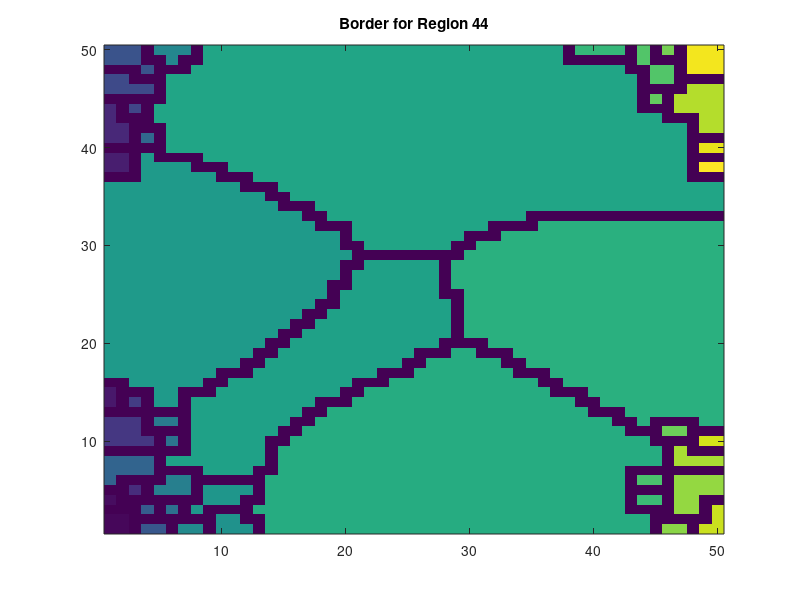

Write the MATLAB code that produced this figure.
function [rgn, rgn_lbls, borders, Amatr] = labelWShedBorders_imdilate(Ldata,exclusion_val,f_disp,ax) 
%lableWShedBorders_imdilate determines the pixel linear indices of each region of a labeled image, 
% the pixel linear indices for the borders of each region, and the adjacencies of each region.
%
% INPUTS:
%   Ldata  -- 2D matrix of labeled image data. Assumes boundaries are 
%             labeled 0 as for the output of watershed.  
%             defaults to abs(peaks(50))+randn(50)*.01.
%   exclusion_val -- value of 
%   f_disp -- flag indicator whether to plot. 
%             defaults to false, unless using default Ldata.
% OUTPUTS:
%   rgn         -- 1D cell array of vector lists of linear idx of all pixels for each region.
%   rgn_lbls    -- vector of region labels.
%   Lborders    -- 1D cell array of vector lists of linear idx of border pixels for each region. 
%   amatr       -- two-column matrix of region adjacencies.
%                  each row contains region lables of two adjacent regions.  
%
% Created by: Patrick Stokes
% Created on: 20171016 -- forked from version in wshed1
% Modified: 20190422 -- made faster by using regionprops to get pixelIdxList
%           20190214 -- cleaned up for toolbox
%           20171016 -- changed to return rgn 
%

%*************************
% Handle variable inputs *
%*************************
if nargin < 4
    ax = [];
end
if nargin < 3
    f_disp = [];
end
if nargin < 2
    exclusion_val = [];
end
if nargin < 1
    Ldata = [];
end

%************************
% Set default arguments *
%************************
if isempty(f_disp)
    f_disp = 0;
end
if isempty(Ldata)    
    N = 50;
    I = abs(peaks(N))+randn(N)*.01;
    Ldata = watershed(-I);
    f_disp = 1;
end
if f_disp > 0 && isempty(ax)
    fh = figure; 
    ax = axes(fh);
    imagesc(ax,Ldata);
    axis(ax,'xy');
    axis(ax,'tight');
end

%***********************
% Initialize variables *
%***********************
% Data image size
[num_rows,num_cols] = size(Ldata);

% Determine region labels
Ldata = double(Ldata);
%rgn_lbls = unique(Ldata);
%rgn_lbls = setdiff(rgn_lbls,0); 
%rgn_lbls = setdiff(rgn_lbls,[0, exclusion_val]); %

% Convolution matrix to get border
H_border = [1 1 1; 1 -8 1; 1 1 1];

% Convolution matrix for dilation to get neighbors. Same as strel3.Neighborhood
H_dilate = [1   1   1   1   1; ...
    1   1   1   1   1; ...
    1   1   1   1   1; ...
    1   1   1   1   1; ...
    1   1   1   1   1];

%*******************************************************************
% For each region, determine border pixels and neighboring regions *
%*******************************************************************
region_props = regionprops(Ldata,'PixelIdxList','Area'); 

% If exclusion_val, remove empty regions 
if ~isempty(exclusion_val)
    good_regions = cat(1,region_props.Area) > 0;
    % Last region contains all excluded regions, so ignore
    good_regions(end) = 0;
    region_props = region_props(good_regions);
end

% Get region label of first pixel in each region
rgn_lbls = Ldata(cellfun(@(x)x(1),{region_props.PixelIdxList}));

num_rgns = length(rgn_lbls);

% Create a cell for the number of regions
rgn = cell(1,num_rgns);
borders = cell(1,num_rgns);
nbr_matrs = cell(1,num_rgns);

for ii = 1:num_rgns
    curr_rgn_lbl = rgn_lbls(ii);
    
    % Get linear indices of current region pixels
    % curr_rgn_img = (Ldata == curr_rgn_lbl);
    % rgn{ii} = find(curr_rgn_img);    
    rgn{ii} = region_props(ii).PixelIdxList;
    
    % Convert to row and column coordinates of region pixels
    [i_full,j_full] = ind2sub([num_rows,num_cols],rgn{ii});
    
    %**********************************************
    % Convert to subimage for faster computations *
    %**********************************************
    % Size of padding around current region
    im_buffer = 3;
    
    % Get the bounds of the selected pixels
    i_min = max(min(i_full)-im_buffer,1);
    i_max = min(max(i_full)+im_buffer,num_rows);
    
    j_min = max(min(j_full)-im_buffer,1);
    j_max = min(max(j_full)+im_buffer,num_cols);
    
    % Extract the sub_image
    % sub_img = curr_rgn_img(i_min:i_max,j_min:j_max);
    sub_Ldata = Ldata(i_min:i_max,j_min:j_max);
    sub_img = sub_Ldata==curr_rgn_lbl;
    
    
    %**********************************
    % Determine current border pixels *
    %**********************************
    % Filter the subimage to get border
    sub_border = find(conv2(double(sub_img),H_border,'same')>0);
    
    % Convert linear indices of border to coords in subimage
    [i_sub,j_sub] = ind2sub(size(sub_img),sub_border);
    
    % Convert from sub_image coords to back to the original coords
    i_full = i_sub+i_min-1;
    j_full = j_sub+j_min-1;
    
    % Convert to linear indicies
    borders{ii} = sub2ind([num_rows num_cols],i_full,j_full);
    
    %******************************
    % Determine current neighbors *
    %******************************
    % Filter the subimage to dilate the region by two pixels. 
    % Actually need strel3 to grow by 2.
    msk3 = conv2(double(sub_img),H_dilate,'same')>0;
    
    % Remove orginal region and borders from dilation
    msk3(sub_img | sub_Ldata == 0) = false;
        
    % Retrieve the list of neighbors
    nbr_rgns = unique(sub_Ldata(msk3));
    nbr_rgns = setdiff(nbr_rgns, [0, exclusion_val]);

    % Form submatrix of current neighbors list
    nbr_matrs{ii} = [curr_rgn_lbl*ones(length(nbr_rgns),1), nbr_rgns];

end

%****************************************************
% Form adjacency matrix by appending neighbor lists *
%****************************************************
Amatr = [];
if num_rgns>1
    for ii = 1:length(nbr_matrs)
        Amatr = [Amatr; nbr_matrs{ii}];
    end
    Amatr = unique(Amatr,'rows');
end

%****************************************
% Include border pixels in region lists *
%****************************************
for ii = 1:num_rgns
    rgn{ii} = unique([rgn{ii}; borders{ii}]); 
end

%*******************************************
% Show image. Sequentially display borders *
%*******************************************
if f_disp > 0
    hold on;
    for ii = 1:length(borders)
        [tmp_row, tmp_col] = ind2sub([num_rows num_cols],borders{ii});
        p = plot(ax,tmp_col,tmp_row,'wo','markerfacecolor','w','markersize',3);
        title(ax,['Border for Region ' num2str(rgn_lbls(ii))]);
        pause(1);
        delete(p);
    end
end
